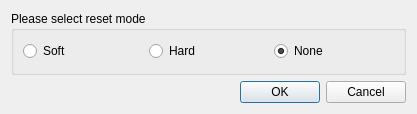
<ui version="4.0" >
 <class>resetDialog</class>
 <widget class="QDialog" name="resetDialog" >
  <property name="geometry" >
   <rect>
    <x>0</x>
    <y>0</y>
    <width>417</width>
    <height>114</height>
   </rect>
  </property>
  <property name="windowTitle" >
   <string>Reset</string>
  </property>
  <layout class="QVBoxLayout" name="verticalLayout_2" >
   <item>
    <widget class="QGroupBox" name="optionsBox" >
     <property name="title" >
      <string>Please select reset mode</string>
     </property>
     <layout class="QVBoxLayout" name="verticalLayout" >
      <item>
       <layout class="QHBoxLayout" name="horizontalLayout" >
        <item>
         <widget class="QRadioButton" name="softOption" >
          <property name="text" >
           <string>Soft </string>
          </property>
         </widget>
        </item>
        <item>
         <widget class="QRadioButton" name="hardOption" >
          <property name="text" >
           <string>Hard</string>
          </property>
         </widget>
        </item>
        <item>
         <widget class="QRadioButton" name="noneOption" >
          <property name="text" >
           <string>None</string>
          </property>
          <property name="checked" >
           <bool>true</bool>
          </property>
         </widget>
        </item>
       </layout>
      </item>
     </layout>
    </widget>
   </item>
   <item>
    <widget class="QDialogButtonBox" name="buttonBox" >
     <property name="standardButtons" >
      <set>QDialogButtonBox::Cancel|QDialogButtonBox::Ok</set>
     </property>
    </widget>
   </item>
  </layout>
 </widget>
 <resources/>
 <connections>
  <connection>
   <sender>buttonBox</sender>
   <signal>accepted()</signal>
   <receiver>resetDialog</receiver>
   <slot>accept()</slot>
   <hints>
    <hint type="sourcelabel" >
     <x>289</x>
     <y>95</y>
    </hint>
    <hint type="destinationlabel" >
     <x>251</x>
     <y>114</y>
    </hint>
   </hints>
  </connection>
  <connection>
   <sender>buttonBox</sender>
   <signal>rejected()</signal>
   <receiver>resetDialog</receiver>
   <slot>reject()</slot>
   <hints>
    <hint type="sourcelabel" >
     <x>358</x>
     <y>93</y>
    </hint>
    <hint type="destinationlabel" >
     <x>339</x>
     <y>117</y>
    </hint>
   </hints>
  </connection>
 </connections>
</ui>
